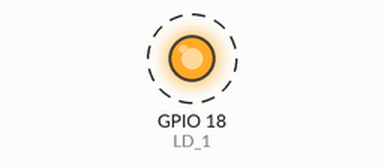
Recording of a sketch running on a simulated ESP32. Shown: output pins drawn as LEDs (lit = HIGH). Dashed ring = blinking. What the sketch prints to the serial monitor is not drawn.

Above: at 0.2 s.
Timing chart, 0 to 3.0 s (numbered marks = the images above):
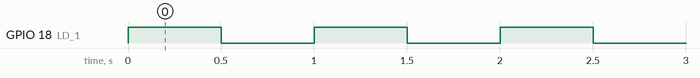

Measured:
- by itself, GPIO 18 (LD_1): alternates HIGH for 0.50 s and LOW for 0.50 s

The sketch:

primeiro_projeto.ino
```cpp
#define LD_1 18

void setup() {
  Serial.begin(9600);
  Serial.println("Esp32");
  pinMode(LD_1, OUTPUT);
}

void loop() {
  digitalWrite(LD_1, HIGH);
  delay(500);
  digitalWrite(LD_1, LOW);
  delay(500);
}
```
